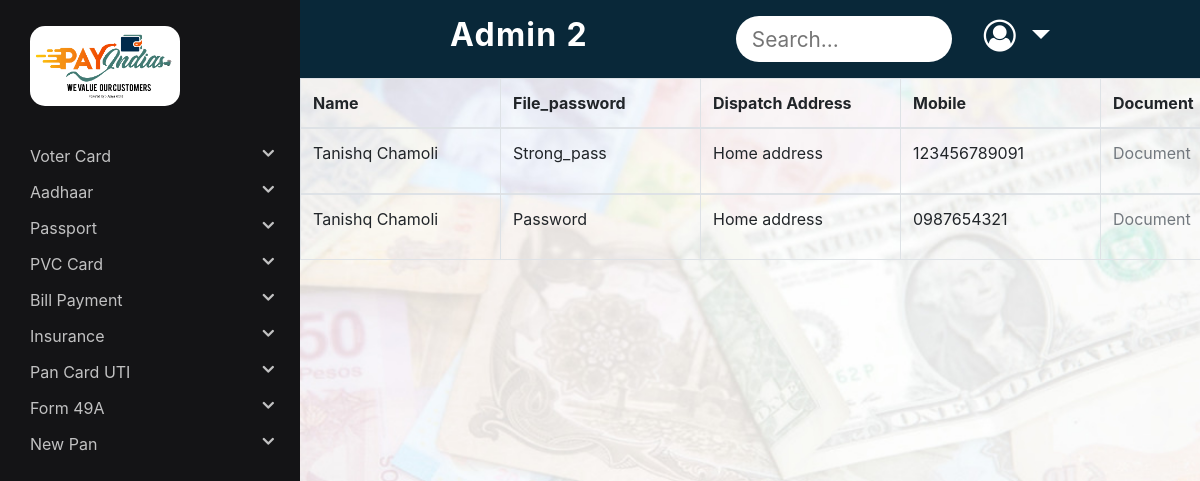
The page /Admin/pvcCardPending.php (signed in) on the database its author committed.
### tables this page shows
CREATE TABLE `pvc_card` (
  `id` int(11) NOT NULL,
  `cname` varchar(100) NOT NULL,
  `fpass` varchar(100) NOT NULL,
  `dispatch_address` varchar(600) NOT NULL,
  `mobile` varchar(20) NOT NULL,
  `document` varchar(100) NOT NULL,
  `status` varchar(20) NOT NULL DEFAULT 'false',
  `r_id` varchar(100) NOT NULL
);

### Admin/pvcCardPending.php (the view, shortened to what this page needs)
<?php
$conn = mysqli_connect('localhost', 'root', '', 'payindia');
$sql = "SELECT * FROM pvc_card where status='false'";
$result = mysqli_query($conn, $sql);
$ans = mysqli_fetch_all($result, MYSQLI_ASSOC);
?>
<!DOCTYPE html>
<html lang="en">
<head>
	<link rel="stylesheet" href="https://cdnjs.cloudflare.com/ajax/libs/font-awesome/4.7.0/css/font-awesome.min.css">
	<link rel="stylesheet" href="https://maxcdn.bootstrapcdn.com/bootstrap/4.5.2/css/bootstrap.min.css">
	<link rel="stylesheet" type="text/css" href="../Distributor/style.css">
</head>
<body>
	<?php include("sidenav2.php"); ?>
	<?php include("navbar2.php"); ?>
	<div class="col-12 padding-sidenav pr-md-0 main-index">
		<div class="table-responsive">
			<?php if (sizeof($ans) > 0) { ?>
				<table class="table table-bordered" id="datatable">
					<thead>
						<tr>
							<th scope="col">Name</th>
							<th scope="col">File_password</th>
							<th scope="col">Dispatch Address</th>
							<th scope="col">Mobile</th>
							<th scope="col">Document</th>
						</tr>
					</thead>
					<?php
					for ($x = 0; $x < sizeof($ans); $x++) {
					?>
						<tbody>
							<tr>
								<td>
									<p><?php echo $ans[$x]['cname']; ?></p>
								</td>
								<td>
									<p><?php echo $ans[$x]['fpass']; ?></p>
								</td>
								<td>
									<p><?php echo $ans[$x]['dispatch_address']; ?></p>
								</td>
								<td>
									<p><?php echo $ans[$x]['mobile']; ?></p>
								</td>
								<td>
									<p><a href="../uploads/<?php echo $ans[$x]['document']; ?>">Document</a></p>
								</td>
							</tr>
					<?php
					}
				} else {
					echo "<h2>There is no data</h2>";
				}
					?>
						</tbody>
				</table>
		</div>
	</div>
</body>
</html>

### Distributor/style.css (style rules this page uses)
body { height: 100vh; width: 100vw; background: url('../images/commonBG.jpeg') no-repeat; background-position: center center; background-attachment: fixed; background-size: cover; }
body { background-color: #ededed; }
.main-index { padding-bottom: 3rem; z-index: 50; }
@media (min-width: 768px) { .padding-sidenav { padding-left: 300px !important; } }
tr, th { min-width: 200px; }

### rows shown on the page
pvc_card: cname "Tanishq Chamoli", fpass "Strong_pass", dispatch_address "Home address", mobile "123456789091"
pvc_card: cname "Tanishq Chamoli", fpass "Password", dispatch_address "Home address", mobile "0987654321"
